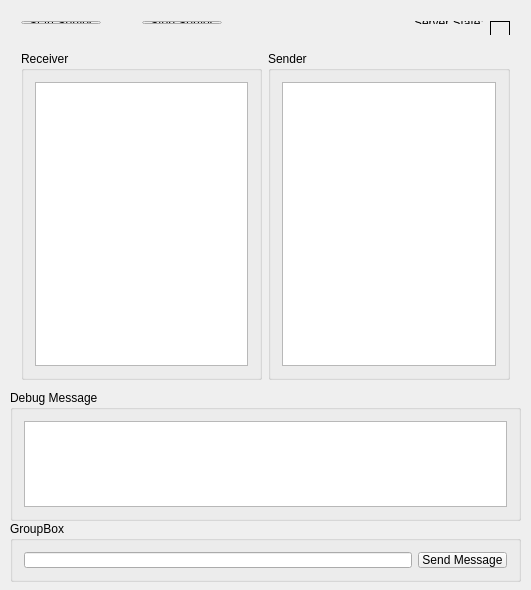
<?xml version="1.0" encoding="UTF-8"?>
<ui version="4.0">
 <class>NetCommunicatioinClass</class>
 <widget class="QWidget" name="NetCommunicatioinClass">
  <property name="geometry">
   <rect>
    <x>0</x>
    <y>0</y>
    <width>531</width>
    <height>590</height>
   </rect>
  </property>
  <property name="windowTitle">
   <string>NetCommunicatioin</string>
  </property>
  <widget class="QWidget" name="layoutWidget">
   <property name="geometry">
    <rect>
     <x>10</x>
     <y>10</y>
     <width>511</width>
     <height>25</height>
    </rect>
   </property>
   <layout class="QHBoxLayout" name="horizontalLayout_2">
    <item>
     <widget class="QPushButton" name="pbStartServer">
      <property name="text">
       <string>Start Server</string>
      </property>
     </widget>
    </item>
    <item>
     <spacer name="horizontalSpacer">
      <property name="orientation">
       <enum>Qt::Horizontal</enum>
      </property>
      <property name="sizeHint" stdset="0">
       <size>
        <width>38</width>
        <height>20</height>
       </size>
      </property>
     </spacer>
    </item>
    <item>
     <widget class="QPushButton" name="pbStopServer">
      <property name="text">
       <string>Stop Server</string>
      </property>
     </widget>
    </item>
    <item>
     <spacer name="horizontalSpacer_2">
      <property name="orientation">
       <enum>Qt::Horizontal</enum>
      </property>
      <property name="sizeHint" stdset="0">
       <size>
        <width>188</width>
        <height>20</height>
       </size>
      </property>
     </spacer>
    </item>
    <item>
     <layout class="QHBoxLayout" name="horizontalLayout">
      <item>
       <widget class="QLabel" name="label">
        <property name="text">
         <string>Server State:</string>
        </property>
       </widget>
      </item>
      <item>
       <widget class="QLabel" name="lbServerState">
        <property name="minimumSize">
         <size>
          <width>20</width>
          <height>20</height>
         </size>
        </property>
        <property name="frameShape">
         <enum>QFrame::Box</enum>
        </property>
        <property name="text">
         <string/>
        </property>
        <property name="scaledContents">
         <bool>false</bool>
        </property>
       </widget>
      </item>
     </layout>
    </item>
   </layout>
  </widget>
  <widget class="QGroupBox" name="groupBox_3">
   <property name="geometry">
    <rect>
     <x>10</x>
     <y>390</y>
     <width>511</width>
     <height>131</height>
    </rect>
   </property>
   <property name="title">
    <string>Debug Message</string>
   </property>
   <layout class="QHBoxLayout" name="horizontalLayout_6">
    <item>
     <widget class="QListWidget" name="lwDebugMessage"/>
    </item>
   </layout>
  </widget>
  <widget class="QGroupBox" name="groupBox_4">
   <property name="geometry">
    <rect>
     <x>10</x>
     <y>521</y>
     <width>511</width>
     <height>61</height>
    </rect>
   </property>
   <property name="title">
    <string>GroupBox</string>
   </property>
   <layout class="QHBoxLayout" name="horizontalLayout_8">
    <item>
     <layout class="QHBoxLayout" name="horizontalLayout_7">
      <item>
       <widget class="QLineEdit" name="leSendMessage"/>
      </item>
      <item>
       <widget class="QPushButton" name="pbSendMessage">
        <property name="text">
         <string>Send Message</string>
        </property>
       </widget>
      </item>
     </layout>
    </item>
   </layout>
  </widget>
  <widget class="QWidget" name="layoutWidget">
   <property name="geometry">
    <rect>
     <x>10</x>
     <y>40</y>
     <width>511</width>
     <height>351</height>
    </rect>
   </property>
   <layout class="QHBoxLayout" name="horizontalLayout_5">
    <item>
     <widget class="QGroupBox" name="groupBox">
      <property name="title">
       <string>Receiver</string>
      </property>
      <layout class="QHBoxLayout" name="horizontalLayout_3">
       <item>
        <widget class="QListWidget" name="lwReceiver">
         <property name="autoScroll">
          <bool>true</bool>
         </property>
        </widget>
       </item>
      </layout>
     </widget>
    </item>
    <item>
     <widget class="QGroupBox" name="groupBox_2">
      <property name="title">
       <string>Sender</string>
      </property>
      <layout class="QHBoxLayout" name="horizontalLayout_4">
       <item>
        <widget class="QListWidget" name="lwSender"/>
       </item>
      </layout>
     </widget>
    </item>
   </layout>
  </widget>
 </widget>
 <layoutdefault spacing="6" margin="11"/>
 <resources>
  <include location="netcommunicatioin.qrc"/>
 </resources>
 <connections/>
 <slots>
  <slot>startServer(bool)</slot>
 </slots>
</ui>
